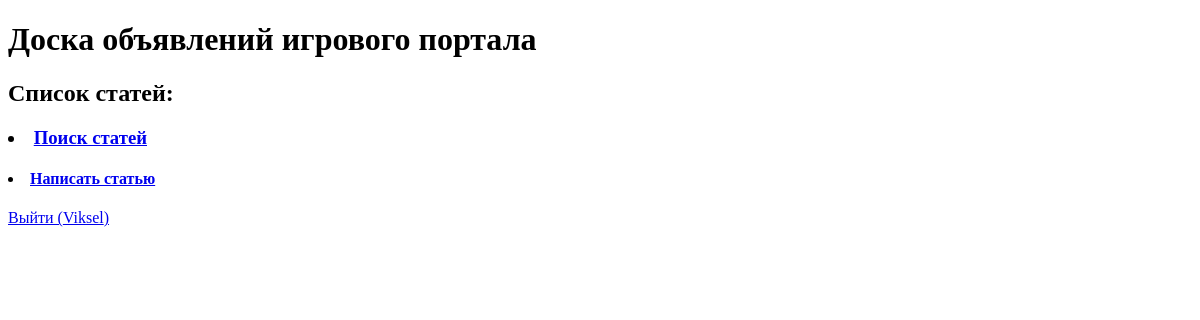
The app's page / (signed in), older data.
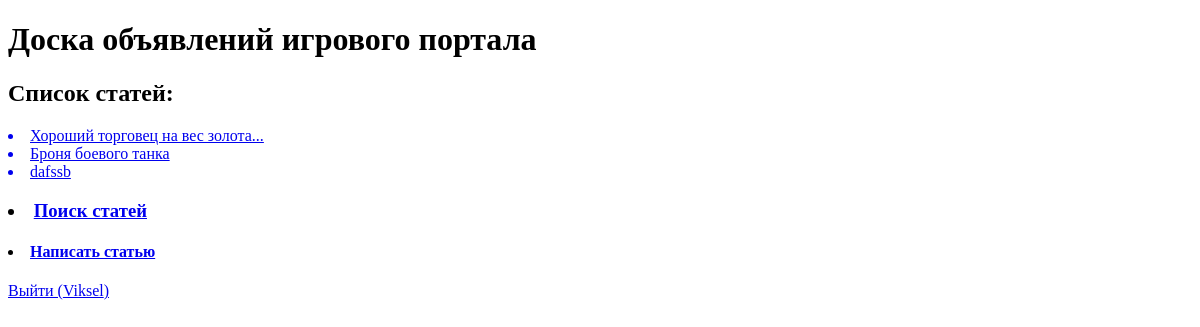
The same page, newer data.
### bulletinboard/models.py (models this page shows, shortened)
class Article(models.Model):
    TYPE = (
        ('tank', 'Танки'),
        ('heal', 'Хипы'),
        ('dd', 'ДД'),
        ('buyers', 'Торговцы'),
        ('gildmaster', 'Гилдмастеры'),
        ('quest', 'Квестгиверы'),
        ('smith', 'Кузнецы'),
        ('tanner', 'Кожевники'),
        ('potion', 'Зельевары'),
        ('spellmaster', 'Мастера заклинаний'),
    )
    author = models.OneToOneField(User, on_delete=models.CASCADE)
    title = models.CharField(max_length=64)
    text = models.TextField()
    category = models.CharField(max_length=16, choices=TYPE, default='tank')
    upload = models.FileField(upload_to='uploads/')

### bulletinboard/views.py (the view)
# urls.py: path('', views.base, name='base'),
@login_required
def base(request):
    bulletinboard = Article.objects.all()
    return render(request, 'base.html', {'bulletinboard': bulletinboard})

### templates/base.html (shortened to what this page needs)
<!DOCTYPE html>
<html lang="ru">
<head>
</head>
<body>
 <h1>Доска объявлений игрового портала</h1>
  <h2> Список статей: </h2>
       {% for article in bulletinboard %}
            <a href="{% url 'article_detail' article.id %}"><li>{{ article.title }}</li></a>
        {% endfor %}
  <h3><li><a href="{% url 'search'  %}">Поиск статей</a></li></h3>
  <h4><li><a href="{% url 'create_article'  %}">Написать статью</a></li></h4>
    <div id="content">
        {% block content %}
          {% if user.is_authenticated %}
           <a href="{% url 'account_logout' %}">Выйти ({{ user.username }})</a>
          {% else %}
           <a href="{% url 'account_login' %}">Вход</a>
           <a href="{% url 'account_signup' %}">Регистрация</a>
          {% endif %}
{% endblock %}
    </div>
</body>
</html>

Row changes from the older to the newer data that the page shows:
added Article: title "Хороший торговец на вес золота..."
added Article: title "Броня боевого танка"
added Article: title "dafssb"
